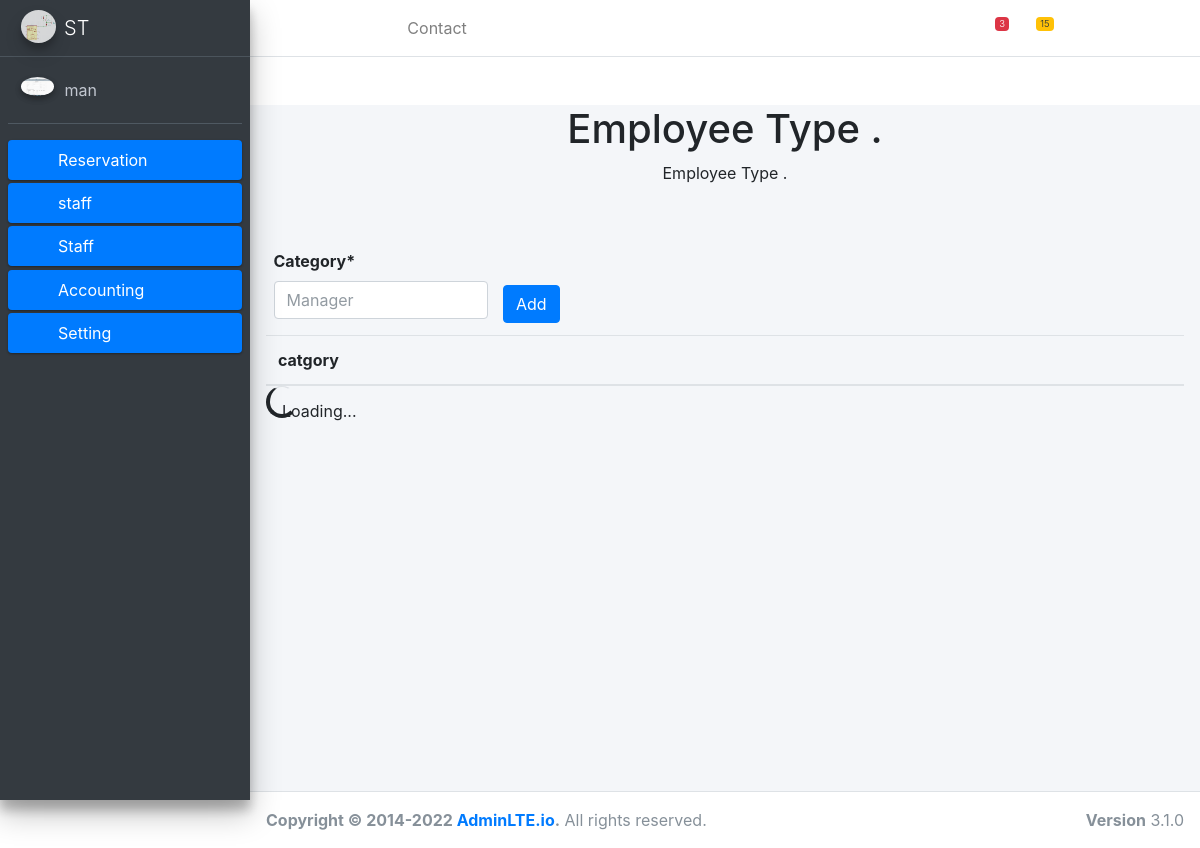
The app's page /employee/empType/ (signed in) with its own data.
### users/models.py (models this page shows, shortened)
class MyUser(AbstractBaseUser, PermissionsMixin):
    email = models.EmailField(_('email address'), unique=True)
    username = models.CharField(_('username'), max_length=250, unique=True)
    first_name = models.CharField(_('first name'), max_length=50, blank=True)
    last_name = models.CharField(_('last name'), max_length=50, blank=True)
    date_joined = models.DateTimeField(_('date joined'), auto_now_add=True)
    is_active = models.BooleanField(_('active'), default=True)
    is_staff = models.BooleanField(default=False)
    is_superuser = models.BooleanField(default=False)
    avatar = models.ImageField(upload_to='avatars/', null=True, blank=True)
    is_MANAGER= models.BooleanField(default=False)
    is_RESERVATION= models.BooleanField(default=False)
    is_ACCOUNTANT= models.BooleanField(default=False)
    is_CUSTOMER= models.BooleanField(default=False)
    objects = UserManager()
    company    = models.ForeignKey(Company, blank=True, null=True, on_delete=models.SET_NULL)
    sub_customer   = models.ForeignKey(Customer, null=True,blank=True, on_delete=models.SET_NULL, related_name='sub_customer')
    USERNAME_FIELD = 'username'
    REQUIRED_FIELDS = ['email']
    class Meta:
        verbose_name = _('user')
        verbose_name_plural = _('users')

class Profile(models.Model):
    user  = models.OneToOneField(settings.AUTH_USER_MODEL, on_delete=models.SET_NULL , null=True, blank=True)
    image = models.ImageField(default='default.jpg', upload_to='profile_pics')
    phoneNumber = models.CharField(max_length = 25, unique = True, blank= True, null= True)
    create_at = models.DateTimeField(auto_now_add=True)
    update_at = models.DateTimeField(auto_now=True)

### company/models.py (models this page shows)
class Company(models.Model):
    name = models.CharField(_('name'), max_length=500)
    logo = models.ImageField(default='default.jpg', upload_to='Company_pics', blank=True, null=True)
    address = models.CharField(max_length=500, blank=True, null=True)
    phoneNumber1 = models.CharField( max_length = 25,  blank=True, null=True)
    phoneNumber2 = models.CharField( max_length = 25,  blank=True, null=True)
    phoneNumber3 = models.CharField( max_length = 25,  blank=True, null=True)
    phoneNumber4 = models.CharField( max_length = 25,  blank=True, null=True)
    tradeRecord = models.CharField(max_length=500, blank=True, null=True)
    email       = models.EmailField( blank=True, null=True)
    webSite     =  models.URLField(max_length = 200, blank=True, null=True)
    create_at = models.DateTimeField(auto_now_add=True)
    update_at = models.DateTimeField(auto_now=True)
    class Meta:
        verbose_name = 'شركة '
        verbose_name_plural = 'الشركات'
    def __str__(self):
        return f'{self.name}'
        img = Image.open(self.logo.path)
        if img.height > 300 or img.width > 300:
            output_size = (300, 300)
            img.thumbnail(output_size)
            img.save(self.logo.path)

### employee/views.py (the view, shortened to what this page needs)
# urls.py: path('empType/', indexType,  name='employeeType'),
def indexType(request):
    if request.user.is_MANAGER:
        form = Employee_TypeForm()
        return render(request, 'employee/index_Type.html',{'form': form})

### employee/forms.py
class Employee_TypeForm(forms.ModelForm):
    class Meta:
        model = EmployeeType
        fields = ['category']
        widgets = {
            'category': forms.TextInput(attrs={'class': 'form-control'})}

### employee/templates/employee/index_Type.html
{% extends 'base.html' %}
{% block content %}
    <div class="container px-3 " height="100%">
      <div class="px-5 my-5 text-center">
        <h1>Employee Type .</h1>
        <p>Employee Type .</p>
      </div>
      <div   >
      {% include 'employee/TypeForm.html' %}
      </div>
      <table class="table">
        <thead>
          <tr>
          <th>catgory</th>
            <th></th>
          </tr>
        </thead>
        <tbody
        hx-trigger="load, employeeTypeListChanged from:body"
        hx-get="{% url 'employee_Type_list' %}"
        hx-target="this">
          <tr>
            <td class="spinner-border" role="status">
              <span class="visually-hidden">Loading...</span>
            </td>
          </tr>
        </tbody>
      </table>
    </div>
{% endblock %}

### templates/sidebar.html (shortened to what this page needs)
{% load static %}
{% load i18n %}
<aside class="main-sidebar sidebar-dark-primary elevation-4">
    <a href="" class="brand-link">
      <img
      src="{{ user.company.logo.url }}"
      alt="company Logo" class="brand-image img-circle elevation-3" style="opacity: .8">
      <span class="brand-text font-weight-light">{{ user.company }}</span>
    </a>
    <div class="sidebar">
      <div class="user-panel mt-3 pb-3 mb-3 d-flex">
        <div class="image">
          <img src="{{ user.profile.image.url }}"
          class="img-circle elevation-2" alt="User Image">
        </div>
        <div class="info">
          <a href="#" class="d-block">{{ user }}</a>
        </div>
      </div>
      <nav class="mt-2">
        <ul class="nav nav-pills nav-sidebar flex-column" data-widget="treeview" role="menu" data-accordion="false">
          <li class="nav-item menu-close ">
            <a href="#" class="nav-link active">
              <i class="nav-icon far fa-id-badge"></i>
              <p>
                Reservation
                <i class="right fas fa-angle-left "></i>
              </p>
            </a>
              <li class="nav-item menu-close">
                <a href="#" class="nav-link active">
                <i class="nav-icon fas fa-building"></i>
                <p>
                  staff
                  <i class="right fas fa-angle-left"></i>
                </p>
              </a>
    <li class="nav-item menu-close">
      <a href="#" class="nav-link active">
      <i class="nav-icon fas fa-user"></i>
      <p>
        Staff
        <i class="right fas fa-angle-left"></i>
      </p>
    </a>
    <li class="nav-item menu-close">
      <a href="#" class="nav-link active">
        <i class="nav-icon fas fa-dollar-sign"></i>
        <p>
          Accounting
          <i class="right fas fa-angle-left"></i>
        </p>
      </a>
  <li class="nav-item menu-close">
    <a href="#" class="nav-link active">
      <i class="nav-icon fas fa-cogs"></i>
      <p>
        Setting
        <i class="right fas fa-angle-left"></i>
      </p>
    </a>
  </aside>

### records on screen
MyUser: company.logo (picture), company "ST", profile.image (picture), username "man"
